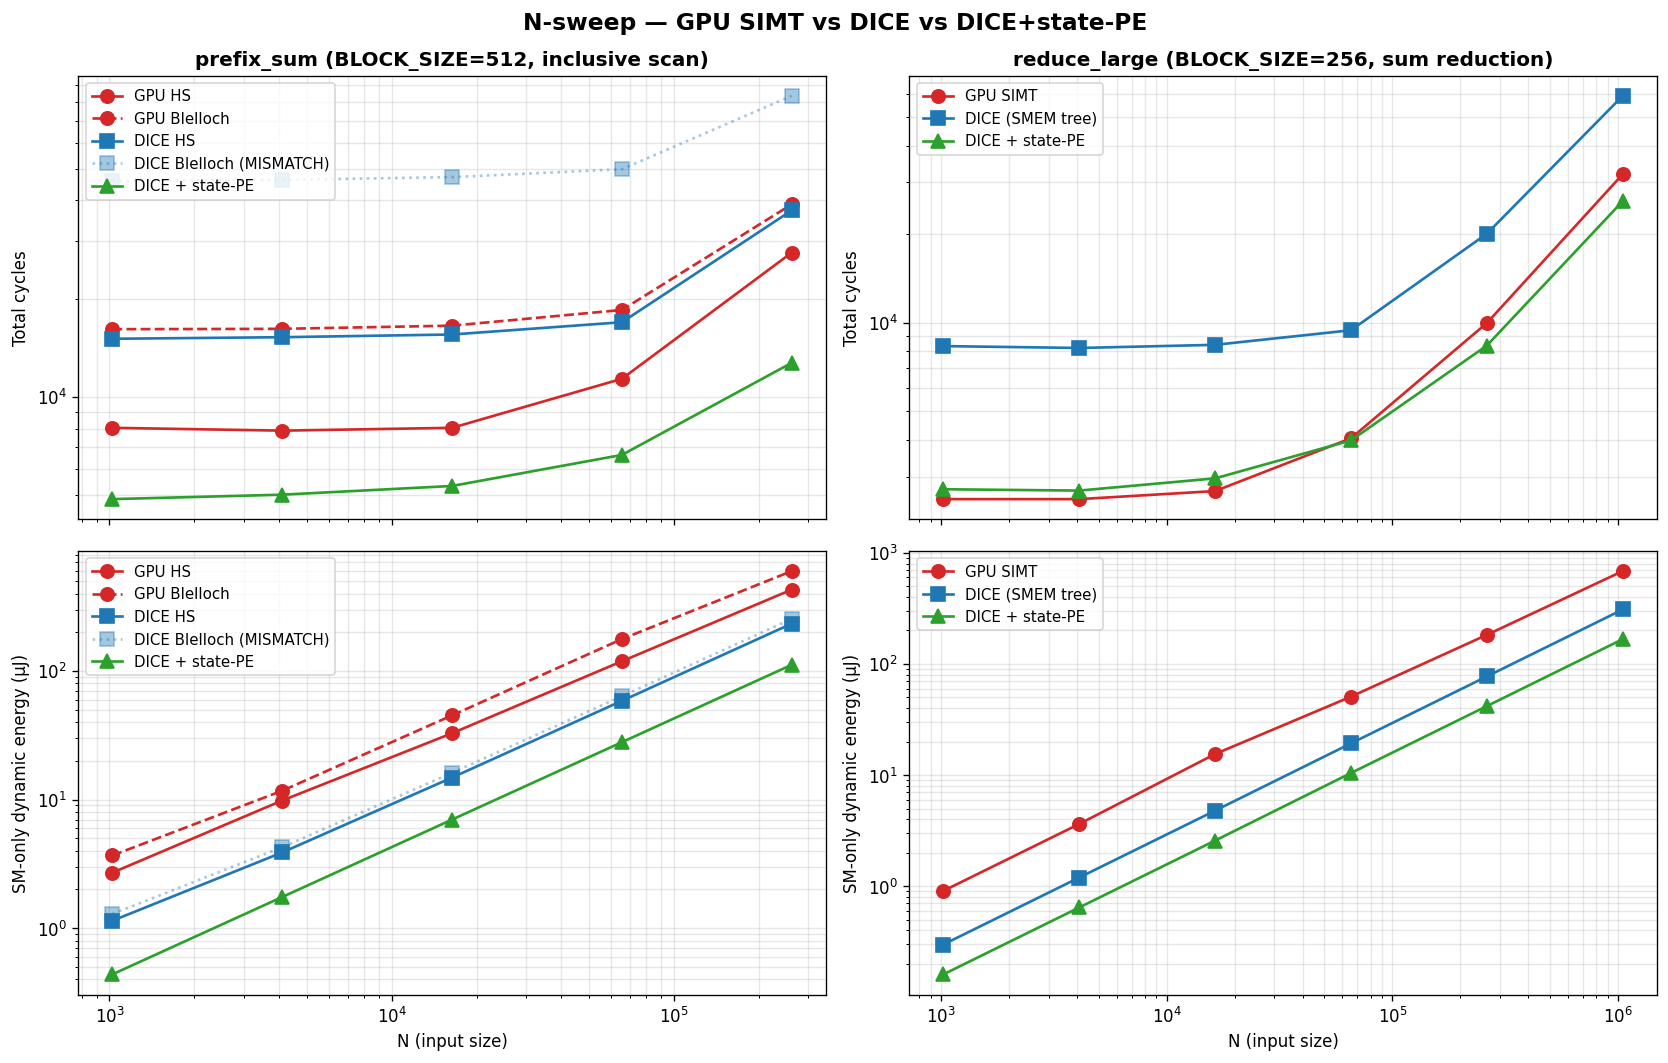

This figure's Python source:
#!/usr/bin/env python3
"""Combined N-sweep plot.

prefix_sum panel: BS=512 sweep from sweep_n_bs512_results.csv (N up to 262K).
                  5 lines (GPU HS / GPU Blelloch / DICE HS / DICE Blelloch /
                  DICE+state-PE). DICE Blelloch is plotted but lightly
                  styled — currently MISMATCH at BS=512 (compiler edge case
                  in the DICE-ILP register-renaming pass for Blelloch's
                  shrinking-active-thread pattern at larger block sizes).
reduce_large panel: original BS=256 sweep from sweep_n_results.csv,
                    N up to 1M, 3 backends.
"""
import csv
import matplotlib
matplotlib.use("Agg")
import matplotlib.pyplot as plt

CSV_BS512  = "/data2/jwang710/DICE-RFSMEM/DICE_ISCA_Eval/sweep_n_bs512_results.csv"
CSV_ORIG   = "/data2/jwang710/DICE-RFSMEM/DICE_ISCA_Eval/sweep_n_results.csv"
OUT        = "/data2/jwang710/DICE-RFSMEM/DICE_ISCA_Eval/sweep_n_plot.png"

rows_bs512 = list(csv.DictReader(open(CSV_BS512)))
rows_orig  = list(csv.DictReader(open(CSV_ORIG)))

def select(rows, bench, backend):
    return sorted([r for r in rows
                   if r["benchmark"] == bench and r["backend"] == backend],
                  key=lambda r: int(r["N"]))

# Series: (rows_src, bench, backend, label, color, marker, linestyle, alpha)
prefix_series = [
    (rows_bs512, "prefix_sum_large",          "gpu",      "GPU HS",          "#d62728", "o", "-",  1.0),
    (rows_bs512, "prefix_sum_large_blelloch", "gpu",      "GPU Blelloch",    "#d62728", "o", "--", 1.0),
    (rows_bs512, "prefix_sum_large",          "dice",     "DICE HS",         "#1f77b4", "s", "-",  1.0),
    (rows_bs512, "prefix_sum_large_blelloch", "dice",     "DICE Blelloch (MISMATCH)", "#1f77b4", "s", ":",  0.4),
    (rows_bs512, "prefix_sum_large",          "dice_acc", "DICE + state-PE", "#2ca02c", "^", "-",  1.0),
]

reduce_series = [
    (rows_orig, "reduce_large", "gpu",      "GPU SIMT",        "#d62728", "o", "-", 1.0),
    (rows_orig, "reduce_large", "dice",     "DICE (SMEM tree)","#1f77b4", "s", "-", 1.0),
    (rows_orig, "reduce_large", "dice_acc", "DICE + state-PE", "#2ca02c", "^", "-", 1.0),
]

panels = [
    ("prefix_sum (BLOCK_SIZE=512, inclusive scan)", prefix_series),
    ("reduce_large (BLOCK_SIZE=256, sum reduction)", reduce_series),
]

fig, axes = plt.subplots(2, len(panels), figsize=(7*len(panels), 9),
                         sharex='col')
for bi, (title, series) in enumerate(panels):
    for src, bench, backend, label, color, marker, ls, alpha in series:
        sub = select(src, bench, backend)
        if not sub: continue
        Ns = [int(r["N"]) for r in sub]
        cy = [int(r["total_cycles"]) for r in sub]
        en = [float(r["sm_dyn_energy_uJ"]) for r in sub]
        axes[0][bi].loglog(Ns, cy, marker=marker, color=color, linestyle=ls,
                           label=label, linewidth=1.6, markersize=8,
                           alpha=alpha)
        axes[1][bi].loglog(Ns, en, marker=marker, color=color, linestyle=ls,
                           label=label, linewidth=1.6, markersize=8,
                           alpha=alpha)
    axes[0][bi].set_title(title, fontsize=12, fontweight='bold')
    axes[0][bi].set_ylabel("Total cycles")
    axes[0][bi].grid(True, which='both', alpha=0.3)
    axes[0][bi].legend(fontsize=9, loc='upper left')
    axes[1][bi].set_ylabel("SM-only dynamic energy (μJ)")
    axes[1][bi].set_xlabel("N (input size)")
    axes[1][bi].grid(True, which='both', alpha=0.3)
    axes[1][bi].legend(fontsize=9, loc='upper left')

fig.suptitle("N-sweep — GPU SIMT vs DICE vs DICE+state-PE",
             fontsize=14, fontweight='bold')
plt.tight_layout()
plt.savefig(OUT, dpi=120, bbox_inches='tight')
print(f"wrote {OUT}")
